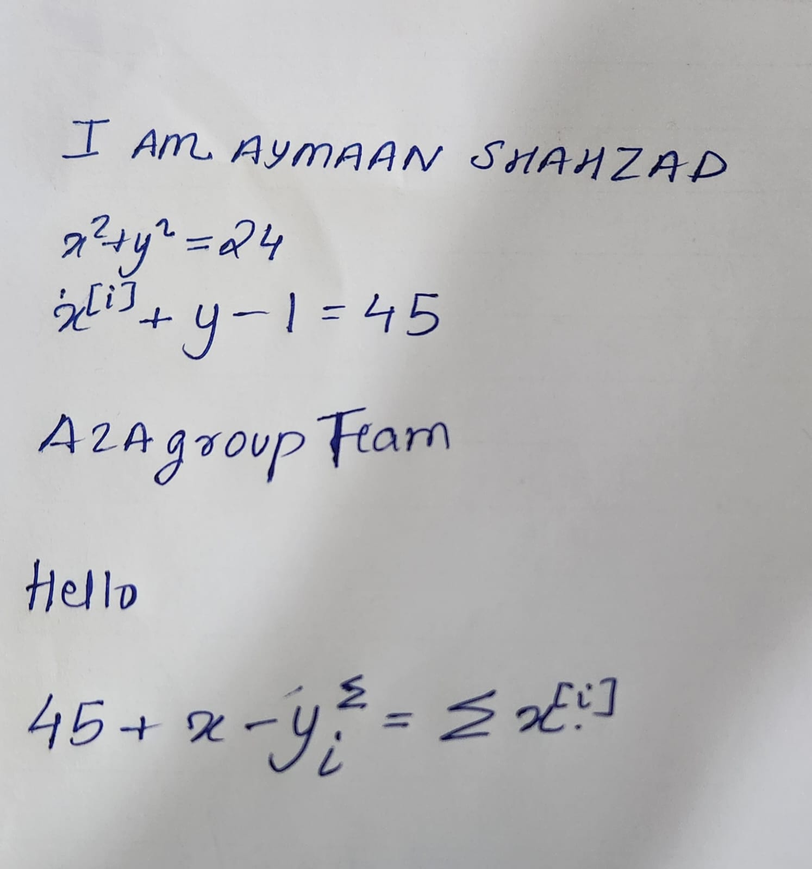
#> input picture nice.png, 812 x 869 px, shrunk from 1494 x 1600 before the run
$ python check.py
#> lines starting #> are read from the running program, lines starting #| are printed output that depends on the picture; after the words box and inside, x2 and y2 are one past the last pixel; in counts of white or black regions, pixels touching at a corner belong together
from PIL import Image

# Load the image
image = Image.open('nice.png')
#> image is the input picture: PIL image 812x869 RGB; mean R, G, B 183.4, 183.2, 184.4

# Convert to grayscale
bw_image = image.convert('L')
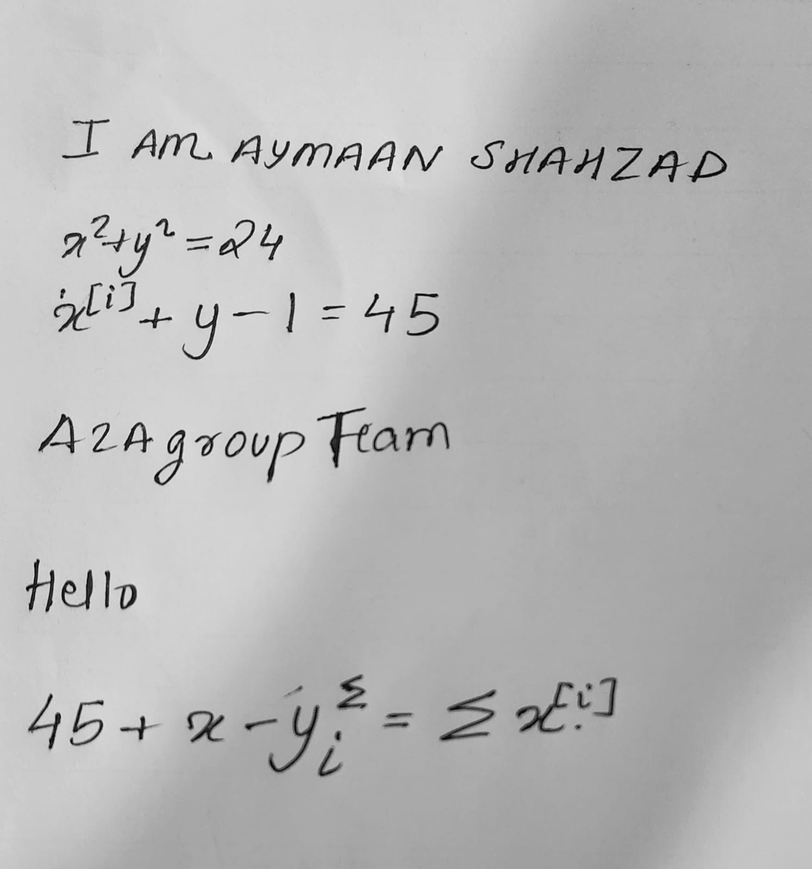
#> bw_image: PIL image 812x869 L; min 2, max 237, mean 183.4

# Define a threshold value
threshold = 130  # You can adjust this value

# Apply the threshold
binary_image = bw_image.point(lambda p: 255 if p > threshold else 0)
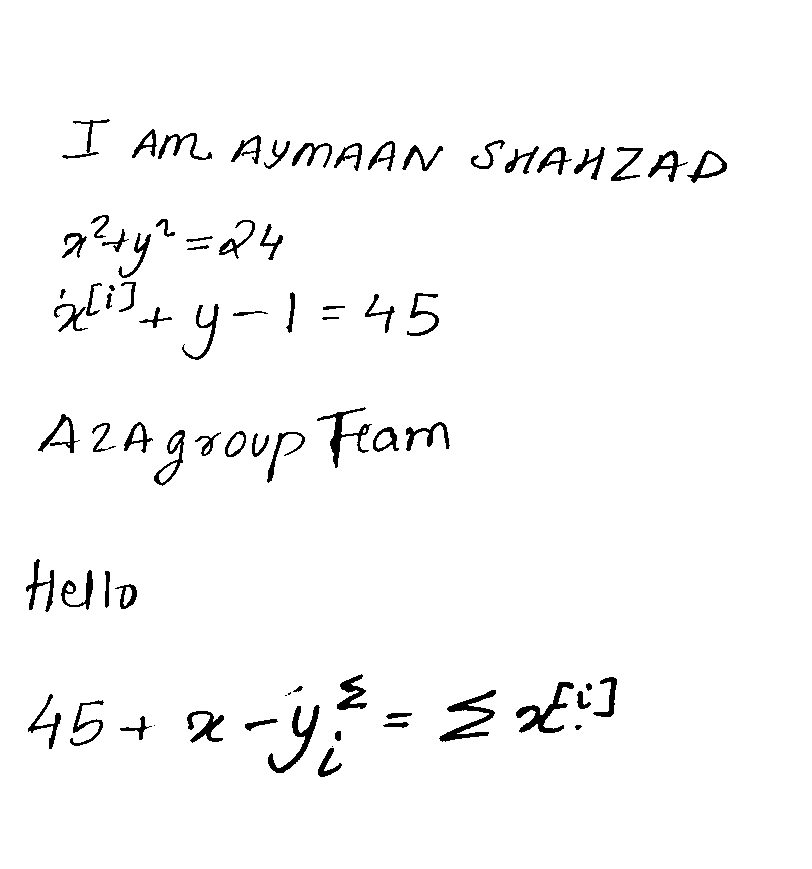
#> binary_image: PIL image 812x869 L; 97.4% white; 76 black regions (4 under 20 px), largest, box (x1, y1, x2, y2) and area: (439, 690, 496, 742) 890, (516, 682, 574, 733) 831, (268, 705, 320, 773) 753

# Save the binary image
binary_image.save('nice_new.png')
